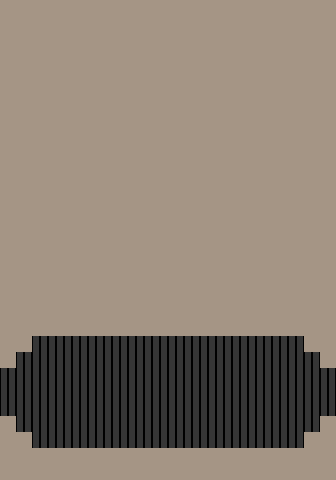

Rendered tile map (Tiled .tmx) drawn with the repository's tilesets; below, a short description and the full map source, tile grids included:
An orthogonal 21x30 tile map with 16x16 px tiles, 1 tile layer (Tile Layer 1), 2 tilesets.

<map version="1.10" tiledversion="1.10.1" orientation="orthogonal" renderorder="right-down" width="21" height="30" tilewidth="16" tileheight="16" infinite="0" nextlayerid="2" nextobjectid="1">
 <tileset firstgid="1" source="ground tlst6.tsx" />
 <tileset firstgid="55" source="ground tlst2.tsx" />
 <layer id="1" name="Tile Layer 1" width="21" height="30">
  <data encoding="csv">
55,55,55,55,55,55,55,55,55,55,55,55,55,55,55,55,55,55,55,55,55,
55,55,55,55,55,55,55,55,55,55,55,55,55,55,55,55,55,55,55,55,55,
55,55,55,55,55,55,55,55,55,55,55,55,55,55,55,55,55,55,55,55,55,
55,55,55,55,55,55,55,55,55,55,55,55,55,55,55,55,55,55,55,55,55,
55,55,55,55,55,55,55,55,55,55,55,55,55,55,55,55,55,55,55,55,55,
55,55,55,55,55,55,55,55,55,55,55,55,55,55,55,55,55,55,55,55,55,
55,55,55,55,55,55,55,55,55,55,55,55,55,55,55,55,55,55,55,55,55,
55,55,55,55,55,55,55,55,55,55,55,55,55,55,55,55,55,55,55,55,55,
55,55,55,55,55,55,55,55,55,55,55,55,55,55,55,55,55,55,55,55,55,
55,55,55,55,55,55,55,55,55,55,55,55,55,55,55,55,55,55,55,55,55,
55,55,55,55,55,55,55,55,55,55,55,55,55,55,55,55,55,55,55,55,55,
55,55,55,55,55,55,55,55,55,55,55,55,55,55,55,55,55,55,55,55,55,
55,55,55,55,55,55,55,55,55,55,55,55,55,55,55,55,55,55,55,55,55,
55,55,55,55,55,55,55,55,55,55,55,55,55,55,55,55,55,55,55,55,55,
55,55,55,55,55,55,55,55,55,55,55,55,55,55,55,55,55,55,55,55,55,
55,55,55,55,55,55,55,55,55,55,55,55,55,55,55,55,55,55,55,55,55,
55,55,55,55,55,55,55,55,55,55,55,55,55,55,55,55,55,55,55,55,55,
55,55,55,55,55,55,55,55,55,55,55,55,55,55,55,55,55,55,55,55,55,
55,55,55,55,55,55,55,55,55,55,55,55,55,55,55,55,55,55,55,55,55,
55,55,55,55,55,55,55,55,55,55,55,55,55,55,55,55,55,55,55,55,55,
55,55,55,55,55,55,55,55,55,55,55,55,55,55,55,55,55,55,55,55,55,
55,55,6,6,6,6,6,6,6,6,6,6,6,6,6,6,6,6,6,55,55,
55,6,6,6,6,6,6,6,6,6,6,6,6,6,6,6,6,6,6,6,55,
6,6,6,6,6,6,6,6,6,6,6,6,6,6,6,6,6,6,6,6,6,
6,6,6,6,6,6,6,6,6,6,6,6,6,6,6,6,6,6,6,6,6,
6,6,6,6,6,6,6,6,6,6,6,6,6,6,6,6,6,6,6,6,6,
55,6,6,6,6,6,6,6,6,6,6,6,6,6,6,6,6,6,6,6,55,
55,55,6,6,6,6,6,6,6,6,6,6,6,6,6,6,6,6,6,55,55,
55,55,55,55,55,55,55,55,55,55,55,55,55,55,55,55,55,55,55,55,55,
55,55,55,55,55,55,55,55,55,55,55,55,55,55,55,55,55,55,55,55,55
</data>
 </layer>
</map>
